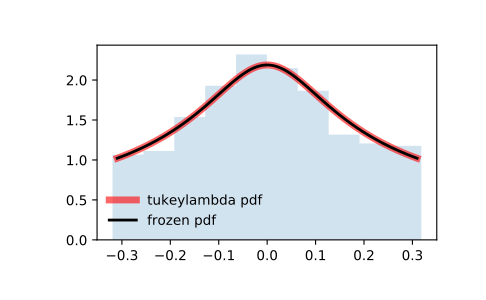

Source code (Python):
from scipy.stats import tukeylambda
import matplotlib.pyplot as plt
fig, ax = plt.subplots(1, 1)

# Calculate a few first moments:

lam = 3.13
mean, var, skew, kurt = tukeylambda.stats(lam, moments='mvsk')

# Display the probability density function (``pdf``):

x = np.linspace(tukeylambda.ppf(0.01, lam),
                tukeylambda.ppf(0.99, lam), 100)
ax.plot(x, tukeylambda.pdf(x, lam),
       'r-', lw=5, alpha=0.6, label='tukeylambda pdf')

# Alternatively, the distribution object can be called (as a function)
# to fix the shape, location and scale parameters. This returns a "frozen"
# RV object holding the given parameters fixed.

# Freeze the distribution and display the frozen ``pdf``:

rv = tukeylambda(lam)
ax.plot(x, rv.pdf(x), 'k-', lw=2, label='frozen pdf')

# Check accuracy of ``cdf`` and ``ppf``:

vals = tukeylambda.ppf([0.001, 0.5, 0.999], lam)
np.allclose([0.001, 0.5, 0.999], tukeylambda.cdf(vals, lam))
# True

# Generate random numbers:

r = tukeylambda.rvs(lam, size=1000)

# And compare the histogram:

ax.hist(r, density=True, histtype='stepfilled', alpha=0.2)
ax.legend(loc='best', frameon=False)
plt.show()
